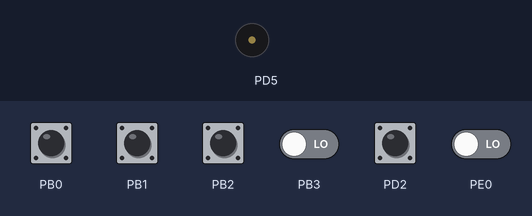
Simulated run of this program. Board: ATmega162, built with avr-gcc and emulated at 4.9152 MHz. Parts: buzzer (waves = sounding). The inputs (shaded band) are chosen by the test bench; at power-on: PB0–2, PD2 HIGH, PB3, PE0 LOW. EEPROM starts erased; what the program prints to the serial monitor is not drawn.

Above: at 1.2 s.
1.3 s: PB0 pulled LOW for 0.15 s
At 1.66 s:
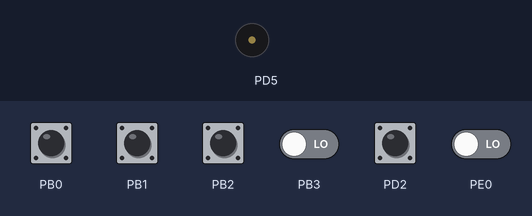
4.3 s: PB0 pulled LOW for 1 s
At 5.8 s:
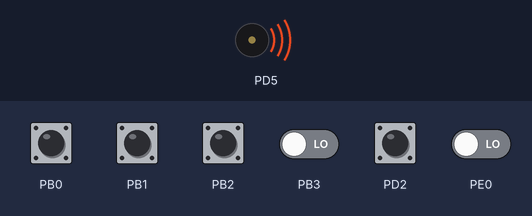
Timing chart, 0 to 13.3 s (numbered marks = the images above; inputs shaded):
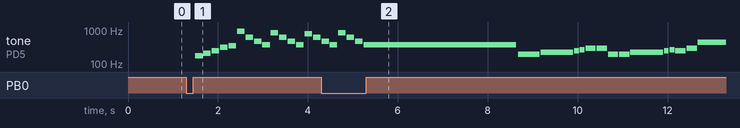

The program:

main.c
```c
#include "setup.h"
#include <avr/io.h>
#include <util/delay.h>
#include <avr/interrupt.h>
#include <string.h>

#include "uart.h"
#include "sram.h"
#include "joystick.h"
#include "oled.h"
#include "menu.h"
#include "can.h"
#include "buzzer.h"
#include "eeprom.h"

int main(void) {
	/*-----Define pins-----*/
	DDRD &= ~(1 << PIND2);		//Set D2(INT0) as input
	DDRD |= (1 << PIND5);		//Set D5(OC1A) as output

	/*-----Define variables-----*/
	struct screen *display_screen;
	char *prev_screen = " ";
	char *joy_direction = " ";
	CAN_message_t can_msg_send;
	CAN_message_t can_msg_receive;
	joy_position joy_pos;
	slider_position slider_pos;
	int8_t score = 0;
	uint8_t lives = 3;
	int button_pressed = 0;
	int prev_button = 0;

	/*-----Interrupts-----*/
	GICR |= (1 << INT0);		//Enable INT0
	MCUCR |= (1<<ISC01);		//Trigger on falling edge
	MCUCR &= ~(1<<ISC00);		//Trigger on falling edge

	/*-----Initialize UART-----*/
	UART_init(MYUBRR);
	printf("----UART working----\n\r");

	/*-----Initialize SRAM-----*/
	SRAM_init();
	SRAM_test();

	/*-----Initialize JOYSTICK-----*/
	if (JOY_init() == 0) {
		printf("----Joystick working----\n\r");
	} else {
		printf("----Joystick error!!----\n\r");
	}

	/*-----Initialize OLED-----*/
	OLED_init();
	OLED_sram_clear();
	OLED_sram_draw_mario();
	OLED_pos(1, 5);
	OLED_sram_print("Ping Pong");
	OLED_pos(3, 4);
	OLED_sram_print("Press Button");
	OLED_pos(4, 5);
	OLED_sram_print("to start");
	display_screen = init_menu();

	/*-----Initialize CAN-----*/
	if (CAN_init() == 0) {
		printf("----CAN working----\n\r");
		can_msg_send.id = 1;
		can_msg_send.length = 6;
	} else {
		printf("----CAN error!!----\n\r");
	}

	/*-----Initialize Buzzer-----*/
	BUZZER_init();

	//Erase EEPROM
	EEPROM_write(0,0);
	EEPROM_write(1,0);
	EEPROM_write(2,0);
	EEPROM_write(3,0);
	EEPROM_write(4,0);

	//Enable global interrupts
	sei();

	while(1) {

		//------------Menu------------//
		if (display_screen->game_on == 0) {

			//Get joystick position
			joy_pos = JOY_getDirection();

			if (strcmp(joy_pos.direction,"UP") == 0) {
				joy_direction = "UP";
				//Avoid changing selection too fast
				_delay_ms(300);
			} else if (strcmp(joy_pos.direction,"DOWN") == 0) {
				joy_direction = "DOWN";
				//Avoid changing selection too fast
				_delay_ms(300);
			} else if (strcmp(joy_pos.direction,"LEFT") == 0) {
				joy_direction = "LEFT";
				//Avoid changing selection too fast
				_delay_ms(300);
			} else if (strcmp(joy_pos.direction,"RIGHT") == 0) {
				joy_direction = "RIGHT";
				//Avoid changing selection too fast
				_delay_ms(300);
			} else {
				joy_direction = " ";
			}

			//Check for option selected
			if (JOY_button(0) == 1) {
				//Remove bouncing
				while (JOY_button(0) == 1);

				if (display_screen->child_selected >= 0) {
					if (display_screen->child[display_screen->child_selected] != NULL) {
						display_screen = display_screen->child[display_screen->child_selected];
					}
				} else {
					display_screen = display_screen->parent;
				}

				//Change song depending on screen
				if ((strcmp(display_screen->name,"main") == 0) && (strcmp(prev_screen,"options") != 0))
					BUZZER_play_song(display_screen->name);
				else if (strcmp(display_screen->name,"game") == 0)
					BUZZER_play_song(display_screen->name);

				prev_screen = display_screen->name;
			}

		//------------Game------------//
		} else {
			//Get the info of the game
			can_msg_receive = CAN_data_receive();
			if (can_msg_receive.id == 2 && can_msg_receive.length == 2) {
				lives = can_msg_receive.data[0];
				score = can_msg_receive.data[1];
			}

			//Send the joystick position to node 2
			joy_pos = JOY_getPosition();
			can_msg_send.data[0] = joy_pos.x;

			//Send the slider position to node 2
			slider_pos = JOY_getSliderPosition();
			can_msg_send.data[1] = slider_pos.right;

			//Send the button click to node 2
			button_pressed = JOY_button(0);
			if ((button_pressed == 1) && (button_pressed != prev_button)) {
				can_msg_send.data[2] = 1;
			} else {
				can_msg_send.data[2] = 0;
			}
			prev_button = button_pressed;

			//Send the status of the game (playing)
			can_msg_send.data[3] = 1;

			//Send the mode playing (board/web)
			can_msg_send.data[4] = menu_get_option_uart();

			//Send the joystick controlling servo/speed
			can_msg_send.data[5] = menu_get_option_joy();

			CAN_message_send(&can_msg_send);

			//End game
			if (lives == 0) {
				//Tell node 2 game is over
				can_msg_send.data[3] = 0;
				CAN_message_send(&can_msg_send);

				//Save score in EEPROM
				EEPROM_save_score(score);

				//Return to high scores screen
				display_screen = display_screen->parent;

				//Play game over song
				BUZZER_play_song("gameover");
				_delay_ms(6000);
				BUZZER_play_song("none");

				lives = 3;
				score = 0;
			}
		}

		//Refresh the screen
		draw_screen(display_screen, joy_direction, lives, score);
		OLED_refresh();

    }
}
```

adc.c
```c
#include <avr/io.h>
#include <stdio.h>
#include "setup.h"

int ADC_init(void) {
	//Enable the external memory interface/4 bits address
	MCUCR |= (1<<SRE);
	SFIOR |= (1<<XMM2);

	//Set the interrupt pin to input
	DDRE &= ~(1<<PINE0);

	return 0;
}

uint8_t ADC_read(uint8_t channel) {
	//Address for the ADC
	volatile char *adc = (char *) 0x1400;

	if(channel > 3) {return 0;}

	//Choose channel in ADC
	*adc = 0x04 | channel;

	//Wait for the data to be read (this can be done with an interrupt)
	while(test_bit(PINE, PINE0));

	return *adc;
}
```

adc.h
```c
#ifndef ADC_H_
#define ADC_H_

int ADC_init(void);
uint8_t ADC_read(uint8_t channel);

#endif
```

buzzer.c
```c
#include "setup.h"
#include <avr/pgmspace.h>
#include <avr/interrupt.h>
#include <string.h>
#include "pwm.h"
#include "music_notes.h"

uint16_t song, note;
uint16_t beat;
uint16_t whole_note, half_note, quarter_note, eight_note, sixteenth_note, triplets_note;
uint16_t three_sixteenths, three_eights;
uint8_t music_on, game_song;

void BUZZER_init(void) {
	//Normal port operation, CTC mode, OCR3A as TOP
	TCCR3A &= ~(1 << COM3A1) & ~(1 << COM3A0) & ~(1 << WGM31) & ~(1 << WGM30);
	TCCR3B &= ~(1 << WGM33);
	TCCR3B |= (1 << WGM32);

	//Set the compare match interrupt enable
	ETIMSK |= (1 << OCIE3A);

	PWM_init();

	music_on = 1;
}

void BUZZER_start(uint8_t start) {
	if (start == 1) {
		//Start the PWM
		PWM_start(1);
		music_on = 1;
		//Set the prescaler (clk/256)
		TCCR3B |= (1 << CS32);
		TCCR3B &= ~(1 << CS31) & ~(1 << CS30);
	} else {
		//Stop the PWM
		PWM_start(0);
		music_on = 0;
		//Stop the timer
		TCCR3B &= ~(1 << CS32) & ~(1 << CS31) & ~(1 << CS30);
	}
}

void BUZZER_set_tempo(uint8_t tempo) {
	//Quarter note in seconds
	beat = (60*F_OSC)/((uint32_t)tempo*256);

	//Duration of notes in counts
	whole_note = beat*4;
	half_note = beat*2;
	quarter_note = beat;
	eight_note = beat/2;
	sixteenth_note = beat/4;
	triplets_note = beat*3/8;
	three_sixteenths = eight_note + sixteenth_note;
	three_eights = quarter_note + eight_note;
}

void BUZZER_play_song(char *screen_name) {
	if (music_on == 1) {
		BUZZER_start(0);

		//Set tempo and song
		if (strcmp(screen_name, "main") == 0) {
			BUZZER_set_tempo(80);
			song = 0;
		} else if (strcmp(screen_name, "game") == 0) {
			switch (game_song) {
				case 1:
					BUZZER_set_tempo(120);
					break;
				case 2:
					BUZZER_set_tempo(190);
					break;
				case 3:
					BUZZER_set_tempo(152);
					break;
			}
			song = game_song;
		}  else if (strcmp(screen_name, "gameover") == 0) {
			BUZZER_set_tempo(180);
			song = 4;
		}  else if (strcmp(screen_name, "none") == 0) {
			song = 5;
		}
		note = 0;
		OCR3A = 1;

		BUZZER_start(1);
	}
}

void BUZZER_play_note(float note) {
	float note_ms;
	unsigned int count;

	if (note > 0) {
		note_ms = 1/note;
		count = (note_ms*F_OSC)/16;
	} else {
		count = 0;
	}

	PWM_play_note(count);
}

void BUZZER_choose_game_song(uint8_t song_on) {
	game_song = song_on;
}

//Interrupt service routine for the Timer 3
ISR(TIMER3_COMPA_vect) {
	//Play note and set the delay
	if (song != 5) {
		BUZZER_play_note(pgm_read_float(&notes[song][note]));

		switch (pgm_read_byte(&notes_lengths[song][note])) {
			case 0:
			OCR3A = whole_note;
			break;
			case 1:
			OCR3A = half_note;
			break;
			case 2:
			OCR3A = quarter_note;
			break;
			case 3:
			OCR3A = eight_note;
			break;
			case 4:
			OCR3A = sixteenth_note;
			break;
			case 5:
			OCR3A = triplets_note;
			break;
			case 6:
			OCR3A = three_sixteenths;
			break;
			case 7:
			OCR3A = three_eights;
			break;
		}
		switch (song) {
			case 0:
			note = (note == 71) ? 0 : note+1;
			break;
			case 1:
			note = (note == 60) ? 0 : note+1;
			break;
			case 2:
			note = (note == 61) ? 0 : note+1;
			break;
			case 3:
			note = (note == 46) ? 0 : note+1;
			break;
			case 4:
			note = (note == 14) ? 0 : note+1;
			break;
		}
	} else {
		BUZZER_play_note(0);
		OCR3A = whole_note;
	}
}
```

buzzer.h
```c
#ifndef BUZZER_H_
#define BUZZER_H_

uint16_t song, note;
uint16_t beat;
uint16_t whole_note, half_note, quarter_note, eight_note, sixteenth_note, triplets_note;
uint16_t three_sixteenths, three_eights;
uint8_t music_on, game_song;

void BUZZER_init(void);
void BUZZER_start(uint8_t start);
void BUZZER_set_tempo(uint8_t tempo);
void BUZZER_play_song(char *screen_name);
void BUZZER_play_note(float note);
void BUZZER_choose_game_song(uint8_t song_on);

#endif
```

can.c
```c
#include "setup.h"
#include <avr/io.h>
#include <avr/interrupt.h>
#include <util/delay.h>
#include "mcp2515.h"
#include "can.h"

uint8_t rx_flag = 0;

int CAN_init(void) {
	//Enter config mode
	mcp2515_init();

	//RX0 - Turn masks/filters off, rollover disabled
	mcp2515_bit_modify(MCP_RXB0CTRL, 0b01100100, 0xFF);

	//Enable normal mode
	mcp2515_bit_modify(MCP_CANCTRL, MODE_MASK, MODE_NORMAL);

	//Enable interrupt when message is received (RX0IE = 1)
	mcp2515_bit_modify(MCP_CANINTE, 0x01, 1);

	return 0;
}

int CAN_message_send(CAN_message_t* message) {
	uint8_t i;

	//Check if there is no pending transmission
	if (CAN_transmit_complete()) {

		//Set the message id (use standard identifier)
		mcp2515_write(MCP_TXB0SIDH, (int8_t)(message->id >> 3));
		mcp2515_write(MCP_TXB0SIDL, (int8_t)(message->id << 5));

		//Set data length and use data frame (RTR = 0)
		mcp2515_write(MCP_TXB0DLC, (0x0F) & (message->length));

		//Set data bytes (max. 8 bytes)
		for (i = 0; i < message->length; i++) {
			mcp2515_write(MCP_TXB0D0 + i, message->data[i]);
		}

		//Request to send via TX0
		mcp2515_request_to_send(1);

	} else {
		if (CAN_error() < 0) {
			return -1;
		}
	}

	return 0;
}

int CAN_error(void) {
	uint8_t error = mcp2515_read(MCP_TXB0CTRL);

	//Transmission error detected
	if (test_bit(error, 4)) return -1;

	//Message lost arbitration
	if (test_bit(error, 5)) return -2;

	return 0;
}


int CAN_transmit_complete(void) {
	//Check if TX buffer is not pending transmission (TXREQ = 0)
	if (test_bit(mcp2515_read(MCP_TXB0CTRL), 3)) {
		return 0;
	} else {
		return 1;
	}
}

int CAN_int_vect(void) {
	//Clear interrupt flag
	mcp2515_bit_modify(MCP_CANINTF, 0x01, 0);
	rx_flag = 1;

	return 0;
}

CAN_message_t CAN_data_receive(void) {
	uint8_t i;
	CAN_message_t message;

	//Check if RX buffer has a message
	if (rx_flag == 1) {

		//Get message id
		message.id  = (mcp2515_read(MCP_RXB0SIDH) << 3) | (mcp2515_read(MCP_RXB0SIDL) >> 5);

		//Get message length
		message.length = (0x0F) & (mcp2515_read(MCP_RXB0DLC));

		//Get message data
		for(i = 0; i < message.length; i++) {
			message.data[i] = mcp2515_read(MCP_RXB0D0 + i);
		}

		//Clear interrupt flag
		rx_flag = 0;

	} else {
		//Message not received
		message.id = -1;
	}

	return message;
}

//Interrupt service routine for CAN bus
ISR(INT0_vect) {
	_delay_ms(10);
	CAN_int_vect();
}
```

can.h
```c
#ifndef CAN_H_
#define CAN_H_

uint8_t rx_flag;

typedef struct {
	int id;
	uint8_t length;
	int8_t data[8];
} CAN_message_t;

int CAN_init(void);
int CAN_message_send(CAN_message_t* message);
int CAN_error(void);
int CAN_transmit_complete(void);
int CAN_int_vect(void);
CAN_message_t CAN_data_receive(void);

#endif
```

eeprom.c
```c
#include <avr/io.h>
#include <avr/interrupt.h>

int EEPROM_write(unsigned int address, unsigned char data) {
	//Disable interrupts
	cli();

	//Wait for previous write to complete
	while (EECR & (1 << EEWE));

	//Set up the address and data to write
	EEAR = address;
	EEDR = data;

	//Write the data to EEPROM
	EECR |= (1 << EEMWE);
	EECR |= (1 << EEWE);

	//Enable interrupts
	sei();

	return 0;
}

unsigned char EEPROM_read(unsigned int address) {
	//Wait for previous write to complete
	while (EECR & (1 << EEWE));

	//Set up the address to read
	EEAR = address;

	//Read the data from EEPROM
	EECR |= (1 << EERE);

	return EEDR;
}

int EEPROM_save_score(int8_t data) {
	uint8_t temp[5], temp_index, value;
	temp_index = 4;

	for (int i = 4; i >= 0; i--) {
		value = EEPROM_read(i);
		if (data > value) {
			temp[temp_index] = value;
			//Max value
			if (i == 0) {
				EEPROM_write(0, data);
				//Reorder values
				while (temp_index < 4) {
					EEPROM_write(temp_index+1, temp[temp_index]);
					temp_index++;
				}
				return 0;
			}
			temp_index--;
		} else {
			temp[temp_index] = data;
			//Reorder values
			while (temp_index < 4) {
				EEPROM_write(temp_index+1, temp[temp_index]);
				temp_index++;
			}
			return 0;
		}
	}

	return 0;
}
```

eeprom.h
```c
#ifndef EEPROM_H_
#define EEPROM_H_

int EEPROM_write(unsigned int address, unsigned char data);
unsigned char EEPROM_read(unsigned int address);
int EEPROM_save_score(int8_t data);

#endif
```

joystick.c
```c
#include <avr/io.h>
#include <stdio.h>
#include "adc.h"
#include "joystick.h"
#include "setup.h"

uint8_t mid_x, mid_y;

int JOY_init(void) {
	//Setup the ADC
	ADC_init();

	//Set button pins to input
	DDRB &= ~(1<<PINB0) & ~(1<<PINB1) & ~(1<<PINB2);
	PORTB |= (1<<PINB0) | (1<<PINB1) | (1<<PINB2);		//Enable pull-up resistors

	//Calibrate joystick
	JOY_calibrate();

	return 0;
}

int JOY_calibrate(void) {
	mid_x = ADC_read(0);
	mid_y = ADC_read(1);

	return 0;
}

int JOY_button(int button) {
	switch (button) {
		case 0: //Joystick button
			if(!test_bit(PINB, PINB0)) return 1;
			break;
		case 1: //Left touch button
			if(test_bit(PINB, PINB1)) return 1;
			break;
		case 2: //Right touch button
			if(test_bit(PINB, PINB2)) return 1;
			break;
		default:
			break;
	}
	return 0;
}

joy_position JOY_getPosition(void) {
	joy_position position;
	uint8_t x, y;

	//Read position x from channel 0
	x = ADC_read(0);
	//Read position y from channel 1
	y = ADC_read(1);

	//Calculate position x percentage
	if(x > mid_x) {
		position.x = 100 * (x - mid_x) / (0xFF - mid_x);
	} else if (x < mid_x) {
		position.x = 100 * (x - mid_x) / (mid_x - 0);
	} else {
		position.x = 0;
	}

	//Calculate position y percentage
	if(y > mid_y) {
		position.y = 100 * (y - mid_y) / (0xFF - mid_y);
	} else if (y < mid_y) {
		position.y = 100 * (y - mid_y) / (mid_y - 0);
	} else {
		position.y = 0;
	}

	return position;
}

joy_position JOY_getDirection(void) {
	joy_position position;

	//Get actual position of joystick
	position = JOY_getPosition();

	if(position.x < -50) {
		position.direction = "LEFT";
	} else if(position.x > 50) {
		position.direction = "RIGHT";
	}

	if(position.y < -50) {
		position.direction = "DOWN";
	} else if(position.y > 50) {
		position.direction = "UP";
	}

	if(position.x == 0 && position.y == 0){
		position.direction = "NEUTRAL";
	}

	return position;
}

slider_position JOY_getSliderPosition(void) {
	slider_position position;
	uint8_t l, r;

	//Read left slider from channel 2
	l = ADC_read(2);
	//Read right slider from channel 3
	r = ADC_read(3);

	//Calculate position percentage
	position.left = 100 * l / 0xFF;
	position.right = 100 * r / 0xFF;

	return position;
}
```

joystick.h
```c
#ifndef JOYSTICK_H_
#define JOYSTICK_H_

uint8_t mid_x, mid_y;

typedef struct {
	int8_t x;
	int8_t y;
	char *direction;
} joy_position;

typedef struct {
	uint8_t left;
	uint8_t right;
} slider_position;

int JOY_init(void);
int JOY_calibrate(void);
int JOY_button(int button);
joy_position JOY_getPosition(void);
joy_position JOY_getDirection(void);
slider_position JOY_getSliderPosition(void);

#endif
```

mcp2515.c
```c
#include <avr/io.h>
#include "uart.h"
#include "spi.h"
#include "mcp2515.h"

int mcp2515_init(void) {
	volatile uint8_t value;

	//Initialize SPI driver
	SPI_init();

	//Reset the CAN controller
	mcp2515_reset();

	//Self-test
	value = mcp2515_read(MCP_CANSTAT);
	if ((value & MODE_MASK) != MODE_CONFIG) {
		UART_print("MCP2515 is NOT in configuration mode after reset!");
		return 1;
	}

	return 0;
}

int mcp2515_write(uint8_t address, uint8_t data) {
	//Select CAN-controller
	SPI_select();

	SPI_send(MCP_WRITE);	//Send write command
	SPI_send(address);		//Send address
	SPI_send(data);			//Send data

	//Deselect CAN-controller
	SPI_deselect();

	return 0;
}

int mcp2515_request_to_send(uint8_t command) {
	//Check the last three bits for the commands
	if(command <= 7) {
		command = MCP_RTS | command;
	} else {
		command = MCP_RTS;
	}

	//Select CAN-controller
	SPI_select();

	SPI_send(command);		//Send RTS command

	//Deselect CAN-controller
	SPI_deselect();

	return 0;
}

int mcp2515_bit_modify(uint8_t address, uint8_t mask, uint8_t data) {
	//Select CAN-controller
	SPI_select();

	SPI_send(MCP_BITMOD);		//Send bit modify command
	SPI_send(address);			//Send address
	SPI_send(mask);				//Send mask byte
	SPI_send(data);				//Send data

	//Deselect CAN-controller
	SPI_deselect();

	return 0;
}

int mcp2515_reset(void) {
	//Select CAN-controller
	SPI_select();

	SPI_send(MCP_RESET);	//Send reset command

	//Deselect CAN-controller
	SPI_deselect();

	return 0;
}

uint8_t mcp2515_read(uint8_t address) {
	uint8_t result;

	//Select CAN-controller
	SPI_select();

	SPI_send(MCP_READ);		//Send read command
	SPI_send(address);		//Send address
	result = SPI_read();	//Read result

	//Deselect CAN-controller
	SPI_deselect();

	return result;
}

uint8_t mcp2515_read_status(void) {
	uint8_t result;

	//Select CAN-controller
	SPI_select();

	SPI_send(MCP_READ_STATUS);	//Send read status command
	result = SPI_read();		//Read result

	//Deselect CAN-controller
	SPI_deselect();

	return result;
}
```

pwm.h
```c
#ifndef PWM_H_
#define PWM_H_

void PWM_init(void);
void PWM_start(uint8_t start);
void PWM_play_note(unsigned int count);

#endif
```

Source omitted: font_8x8.h (9406 bytes), font_drawings.h (6611 bytes), mcp2515.h (4086 bytes), menu.c (6728 bytes), menu.h (418 bytes), music_notes.h (4311 bytes), oled.c (4977 bytes), oled.h (578 bytes), pwm.c (753 bytes), setup.h (413 bytes), spi.c (936 bytes), spi.h (157 bytes) and 4 more

Measured:
- after the input at 1.3 s, tone on PD5: plays 175 Hz for 0.17 s, 208 Hz for 0.17 s, 247 Hz for 0.17 s, 311 Hz for 0.17 s, 349 Hz for 0.17 s, 931 Hz for 0.17 s … (15 notes in this stretch), starting after 0.19 s
